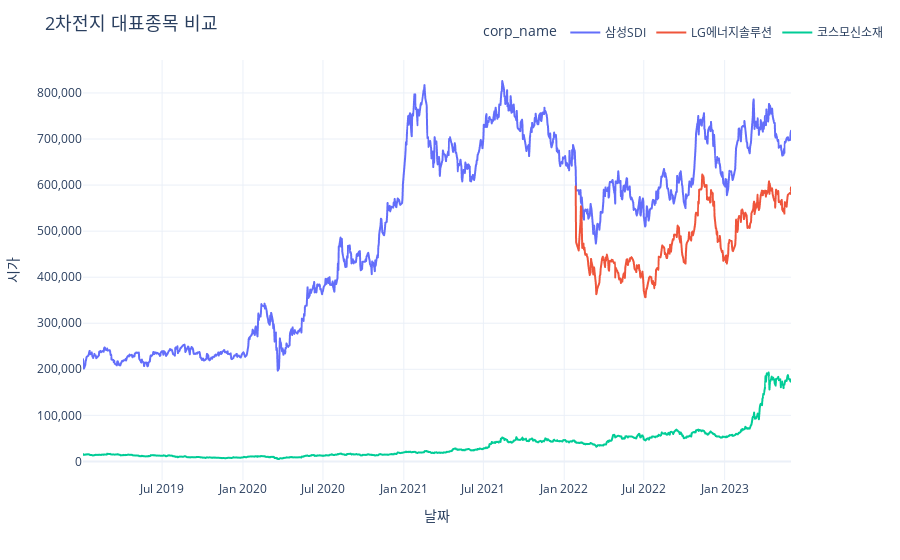

Notebook source saved alongside this figure:
### Code cell
fig = px.line(stock_total_data, x="날짜", y="시가", color='corp_name')



# fig.update_xaxes(
#     rangeslider_visible=True,
#     rangeselector=dict(
#         buttons=list([
#             dict(count=1, label="1m", step="month", stepmode="backward"),
#             dict(count=6, label="6m", step="month", stepmode="backward"),
#             dict(count=1, label="YTD", step="year", stepmode="todate"),
#             dict(count=1, label="1y", step="year", stepmode="backward"),
#             dict(step="all")
#         ])
#     )
# )


fig.update_layout(
#     title= '엘지에너지솔루션 거래량 및 거래금액 <br><sup>단위(만원)</sup>',
    title= f'2차전지 대표종목 비교',
    
    #title_font_family="맑은고딕",
    title_font_size = 18,
    hoverlabel=dict(
        bgcolor='white',
        font_size=15,
    ),
    hovermode="x unified",
    template='plotly_white',
#     xaxis_tickangle=90,
    yaxis_tickformat = ',',
    legend = dict(orientation = 'h', xanchor = "center", x = 0.85, y=1.1), #Adjust legend position
    barmode='group'
)

fig.show()

### Figure 1 — Plotly figure (JSON) as saved in the notebook; plotly's stock layout.template omitted (floating-point values rounded to 4 significant figures; data arrays with more than 128 entries replaced by an {"elided": "..."} marker saying what was removed)
{"data": [{"hovertemplate": "corp_name=삼성SDI<br>날짜=%{x}<br>시가=%{y}<extra></extra>", "legendgroup": "삼성SDI", "line": {"color": "#636efa", "dash": "solid"}, "marker": {"symbol": "circle"}, "mode": "lines", "name": "삼성SDI", "showlegend": true, "type": "scattergl", "x": {"elided": "1091 str values"}, "xaxis": "x", "y": {"elided": "1091 int values"}, "yaxis": "y"}, {"hovertemplate": "corp_name=LG에너지솔루션<br>날짜=%{x}<br>시가=%{y}<extra></extra>", "legendgroup": "LG에너지솔루션", "line": {"color": "#EF553B", "dash": "solid"}, "marker": {"symbol": "circle"}, "mode": "lines", "name": "LG에너지솔루션", "showlegend": true, "type": "scattergl", "x": {"elided": "331 str values"}, "xaxis": "x", "y": {"elided": "331 int values"}, "yaxis": "y"}, {"hovertemplate": "corp_name=코스모신소재<br>날짜=%{x}<br>시가=%{y}<extra></extra>", "legendgroup": "코스모신소재", "line": {"color": "#00cc96", "dash": "solid"}, "marker": {"symbol": "circle"}, "mode": "lines", "name": "코스모신소재", "showlegend": true, "type": "scattergl", "x": {"elided": "1091 str values"}, "xaxis": "x", "y": {"elided": "1091 int values"}, "yaxis": "y"}], "layout": {"barmode": "group", "hoverlabel": {"bgcolor": "white", "font": {"size": 15}}, "hovermode": "x unified", "legend": {"orientation": "h", "title": {"text": "corp_name"}, "tracegroupgap": 0, "x": 0.85, "xanchor": "center", "y": 1.1}, "margin": {"t": 60}, "title": {"font": {"size": 18}, "text": "2차전지 대표종목 비교"}, "xaxis": {"anchor": "y", "domain": [0, 1], "title": {"text": "날짜"}}, "yaxis": {"anchor": "x", "domain": [0, 1], "tickformat": ",", "title": {"text": "시가"}}}}
